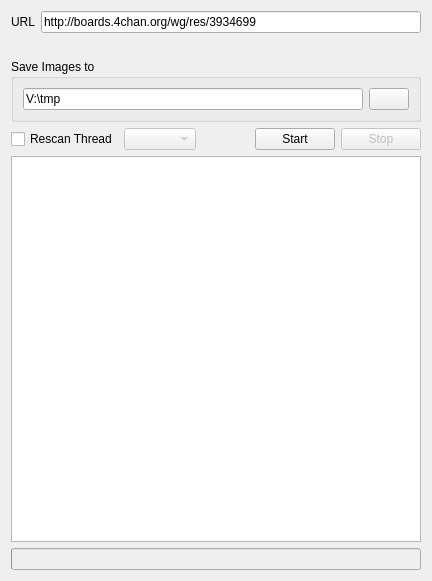
<?xml version="1.0" encoding="UTF-8"?>
<ui version="4.0">
 <class>UI4chan</class>
 <widget class="QWidget" name="UI4chan">
  <property name="geometry">
   <rect>
    <x>0</x>
    <y>0</y>
    <width>432</width>
    <height>581</height>
   </rect>
  </property>
  <property name="windowTitle">
   <string>Form</string>
  </property>
  <layout class="QGridLayout" name="gridLayout_2">
   <item row="0" column="0">
    <layout class="QHBoxLayout" name="horizontalLayout">
     <item>
      <widget class="QLabel" name="label">
       <property name="text">
        <string>URL</string>
       </property>
      </widget>
     </item>
     <item>
      <widget class="QLineEdit" name="leURI">
       <property name="text">
        <string>http://boards.4chan.org/wg/res/3934699</string>
       </property>
      </widget>
     </item>
    </layout>
   </item>
   <item row="2" column="0">
    <widget class="QGroupBox" name="group">
     <property name="title">
      <string>Save Images to</string>
     </property>
     <layout class="QGridLayout" name="gridLayout">
      <item row="0" column="0">
       <widget class="QLineEdit" name="leSavepath">
        <property name="text">
         <string>V:\tmp</string>
        </property>
       </widget>
      </item>
      <item row="0" column="1">
       <widget class="QPushButton" name="btnChoosePath">
        <property name="text">
         <string/>
        </property>
        <property name="icon">
         <iconset resource="resources.qrc">
          <normaloff>:/icons/resources/search.png</normaloff>:/icons/resources/search.png</iconset>
        </property>
       </widget>
      </item>
     </layout>
    </widget>
   </item>
   <item row="3" column="0">
    <layout class="QHBoxLayout" name="horizontalLayout_2">
     <item>
      <widget class="QCheckBox" name="cbRescan">
       <property name="text">
        <string>Rescan Thread</string>
       </property>
      </widget>
     </item>
     <item>
      <widget class="QComboBox" name="comboBox">
       <property name="enabled">
        <bool>false</bool>
       </property>
      </widget>
     </item>
     <item>
      <spacer name="horizontalSpacer">
       <property name="orientation">
        <enum>Qt::Horizontal</enum>
       </property>
       <property name="sizeHint" stdset="0">
        <size>
         <width>40</width>
         <height>20</height>
        </size>
       </property>
      </spacer>
     </item>
     <item>
      <widget class="QPushButton" name="btnStart">
       <property name="text">
        <string>Start</string>
       </property>
      </widget>
     </item>
     <item>
      <widget class="QPushButton" name="btnStop">
       <property name="enabled">
        <bool>false</bool>
       </property>
       <property name="text">
        <string>Stop</string>
       </property>
      </widget>
     </item>
    </layout>
   </item>
   <item row="5" column="0">
    <widget class="QProgressBar" name="progressBar">
     <property name="enabled">
      <bool>false</bool>
     </property>
     <property name="maximum">
      <number>1</number>
     </property>
     <property name="value">
      <number>-1</number>
     </property>
     <property name="textVisible">
      <bool>true</bool>
     </property>
     <property name="format">
      <string>%v/%m</string>
     </property>
    </widget>
   </item>
   <item row="4" column="0">
    <widget class="QListWidget" name="listWidget">
     <property name="contextMenuPolicy">
      <enum>Qt::CustomContextMenu</enum>
     </property>
     <property name="showDropIndicator" stdset="0">
      <bool>false</bool>
     </property>
     <property name="alternatingRowColors">
      <bool>true</bool>
     </property>
     <property name="iconSize">
      <size>
       <width>60</width>
       <height>60</height>
      </size>
     </property>
     <property name="movement">
      <enum>QListView::Static</enum>
     </property>
     <property name="isWrapping" stdset="0">
      <bool>true</bool>
     </property>
     <property name="resizeMode">
      <enum>QListView::Adjust</enum>
     </property>
     <property name="layoutMode">
      <enum>QListView::SinglePass</enum>
     </property>
     <property name="gridSize">
      <size>
       <width>60</width>
       <height>60</height>
      </size>
     </property>
     <property name="viewMode">
      <enum>QListView::IconMode</enum>
     </property>
     <property name="selectionRectVisible">
      <bool>false</bool>
     </property>
    </widget>
   </item>
   <item row="1" column="0">
    <widget class="QLabel" name="lTitle">
     <property name="text">
      <string/>
     </property>
    </widget>
   </item>
  </layout>
  <action name="actionDeleteFile">
   <property name="text">
    <string>deleteFile</string>
   </property>
  </action>
  <action name="actionReloadFile">
   <property name="text">
    <string>reloadFile</string>
   </property>
  </action>
 </widget>
 <resources>
  <include location="resources.qrc"/>
 </resources>
 <connections>
  <connection>
   <sender>cbRescan</sender>
   <signal>clicked(bool)</signal>
   <receiver>comboBox</receiver>
   <slot>setEnabled(bool)</slot>
   <hints>
    <hint type="sourcelabel">
     <x>20</x>
     <y>116</y>
    </hint>
    <hint type="destinationlabel">
     <x>134</x>
     <y>114</y>
    </hint>
   </hints>
  </connection>
  <connection>
   <sender>btnStart</sender>
   <signal>clicked()</signal>
   <receiver>UI4chan</receiver>
   <slot>start()</slot>
   <hints>
    <hint type="sourcelabel">
     <x>298</x>
     <y>113</y>
    </hint>
    <hint type="destinationlabel">
     <x>247</x>
     <y>97</y>
    </hint>
   </hints>
  </connection>
  <connection>
   <sender>btnStop</sender>
   <signal>clicked()</signal>
   <receiver>UI4chan</receiver>
   <slot>stop()</slot>
   <hints>
    <hint type="sourcelabel">
     <x>374</x>
     <y>105</y>
    </hint>
    <hint type="destinationlabel">
     <x>428</x>
     <y>97</y>
    </hint>
   </hints>
  </connection>
  <connection>
   <sender>btnChoosePath</sender>
   <signal>clicked()</signal>
   <receiver>UI4chan</receiver>
   <slot>chooseLocation()</slot>
   <hints>
    <hint type="sourcelabel">
     <x>396</x>
     <y>66</y>
    </hint>
    <hint type="destinationlabel">
     <x>428</x>
     <y>54</y>
    </hint>
   </hints>
  </connection>
 </connections>
 <slots>
  <slot>start()</slot>
  <slot>stop()</slot>
  <slot>chooseLocation()</slot>
 </slots>
</ui>
